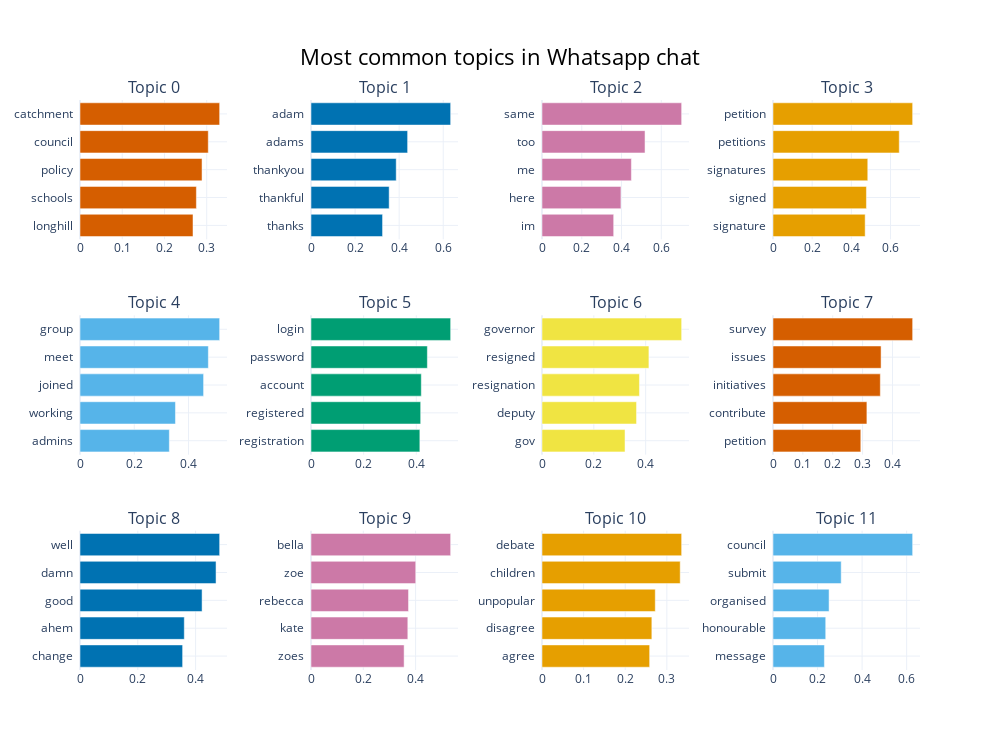

Source (notebook cell):
### Code cell
model.visualize_barchart(top_n_topics=12, title='Most common topics in Whatsapp chat')

### Figure 1 — Plotly figure (JSON) as saved in the notebook; plotly's stock layout.template omitted (floating-point values rounded to 4 significant figures)
{"data": [{"marker": {"color": "#D55E00"}, "orientation": "h", "type": "bar", "x": [0.2675, 0.2755, 0.2889, 0.3037, 0.3306], "xaxis": "x", "y": ["longhill  ", "schools  ", "policy  ", "council  ", "catchment  "], "yaxis": "y"}, {"marker": {"color": "#0072B2"}, "orientation": "h", "type": "bar", "x": [0.3247, 0.3547, 0.3867, 0.4384, 0.6337], "xaxis": "x2", "y": ["thanks  ", "thankful  ", "thankyou  ", "adams  ", "adam  "], "yaxis": "y2"}, {"marker": {"color": "#CC79A7"}, "orientation": "h", "type": "bar", "x": [0.3605, 0.397, 0.4496, 0.5182, 0.7024], "xaxis": "x3", "y": ["im  ", "here  ", "me  ", "too  ", "same  "], "yaxis": "y3"}, {"marker": {"color": "#E69F00"}, "orientation": "h", "type": "bar", "x": [0.4706, 0.4771, 0.4839, 0.6447, 0.713], "xaxis": "x4", "y": ["signature  ", "signed  ", "signatures  ", "petitions  ", "petition  "], "yaxis": "y4"}, {"marker": {"color": "#56B4E9"}, "orientation": "h", "type": "bar", "x": [0.3293, 0.3519, 0.4556, 0.4732, 0.5148], "xaxis": "x5", "y": ["admins  ", "working  ", "joined  ", "meet  ", "group  "], "yaxis": "y5"}, {"marker": {"color": "#009E73"}, "orientation": "h", "type": "bar", "x": [0.4135, 0.4167, 0.4191, 0.4421, 0.5306], "xaxis": "x6", "y": ["registration  ", "registered  ", "account  ", "password  ", "login  "], "yaxis": "y6"}, {"marker": {"color": "#F0E442"}, "orientation": "h", "type": "bar", "x": [0.3204, 0.3649, 0.3761, 0.4126, 0.5389], "xaxis": "x7", "y": ["gov  ", "deputy  ", "resignation  ", "resigned  ", "governor  "], "yaxis": "y7"}, {"marker": {"color": "#D55E00"}, "orientation": "h", "type": "bar", "x": [0.294, 0.3144, 0.3594, 0.3619, 0.4676], "xaxis": "x8", "y": ["petition  ", "contribute  ", "initiatives  ", "issues  ", "survey  "], "yaxis": "y8"}, {"marker": {"color": "#0072B2"}, "orientation": "h", "type": "bar", "x": [0.3551, 0.3609, 0.4224, 0.4707, 0.4832], "xaxis": "x9", "y": ["change  ", "ahem  ", "good  ", "damn  ", "well  "], "yaxis": "y9"}, {"marker": {"color": "#CC79A7"}, "orientation": "h", "type": "bar", "x": [0.3561, 0.3702, 0.3729, 0.4005, 0.534], "xaxis": "x10", "y": ["zoes  ", "kate  ", "rebecca  ", "zoe  ", "bella  "], "yaxis": "y10"}, {"marker": {"color": "#E69F00"}, "orientation": "h", "type": "bar", "x": [0.2587, 0.264, 0.2722, 0.3321, 0.3356], "xaxis": "x11", "y": ["agree  ", "disagree  ", "unpopular  ", "children  ", "debate  "], "yaxis": "y11"}, {"marker": {"color": "#56B4E9"}, "orientation": "h", "type": "bar", "x": [0.2307, 0.2366, 0.2517, 0.3061, 0.6268], "xaxis": "x12", "y": ["message  ", "honourable  ", "organised  ", "submit  ", "council  "], "yaxis": "y12"}], "layout": {"annotations": [{"font": {"size": 16}, "showarrow": false, "text": "Topic 0", "x": 0.0875, "xanchor": "center", "xref": "paper", "y": 1, "yanchor": "bottom", "yref": "paper"}, {"font": {"size": 16}, "showarrow": false, "text": "Topic 1", "x": 0.3625, "xanchor": "center", "xref": "paper", "y": 1, "yanchor": "bottom", "yref": "paper"}, {"font": {"size": 16}, "showarrow": false, "text": "Topic 2", "x": 0.6375, "xanchor": "center", "xref": "paper", "y": 1, "yanchor": "bottom", "yref": "paper"}, {"font": {"size": 16}, "showarrow": false, "text": "Topic 3", "x": 0.9125, "xanchor": "center", "xref": "paper", "y": 1, "yanchor": "bottom", "yref": "paper"}, {"font": {"size": 16}, "showarrow": false, "text": "Topic 4", "x": 0.0875, "xanchor": "center", "xref": "paper", "y": 0.6222, "yanchor": "bottom", "yref": "paper"}, {"font": {"size": 16}, "showarrow": false, "text": "Topic 5", "x": 0.3625, "xanchor": "center", "xref": "paper", "y": 0.6222, "yanchor": "bottom", "yref": "paper"}, {"font": {"size": 16}, "showarrow": false, "text": "Topic 6", "x": 0.6375, "xanchor": "center", "xref": "paper", "y": 0.6222, "yanchor": "bottom", "yref": "paper"}, {"font": {"size": 16}, "showarrow": false, "text": "Topic 7", "x": 0.9125, "xanchor": "center", "xref": "paper", "y": 0.6222, "yanchor": "bottom", "yref": "paper"}, {"font": {"size": 16}, "showarrow": false, "text": "Topic 8", "x": 0.0875, "xanchor": "center", "xref": "paper", "y": 0.2444, "yanchor": "bottom", "yref": "paper"}, {"font": {"size": 16}, "showarrow": false, "text": "Topic 9", "x": 0.3625, "xanchor": "center", "xref": "paper", "y": 0.2444, "yanchor": "bottom", "yref": "paper"}, {"font": {"size": 16}, "showarrow": false, "text": "Topic 10", "x": 0.6375, "xanchor": "center", "xref": "paper", "y": 0.2444, "yanchor": "bottom", "yref": "paper"}, {"font": {"size": 16}, "showarrow": false, "text": "Topic 11", "x": 0.9125, "xanchor": "center", "xref": "paper", "y": 0.2444, "yanchor": "bottom", "yref": "paper"}], "height": 750, "hoverlabel": {"bgcolor": "white", "font": {"family": "Rockwell", "size": 16}}, "showlegend": false, "title": {"font": {"color": "Black", "size": 22}, "text": "Most common topics in Whatsapp chat", "x": 0.5, "xanchor": "center", "yanchor": "top"}, "width": 1000, "xaxis": {"anchor": "y", "domain": [0, 0.175], "showgrid": true}, "xaxis10": {"anchor": "y10", "domain": [0.275, 0.45], "showgrid": true}, "xaxis11": {"anchor": "y11", "domain": [0.55, 0.725], "showgrid": true}, "xaxis12": {"anchor": "y12", "domain": [0.825, 1], "showgrid": true}, "xaxis2": {"anchor": "y2", "domain": [0.275, 0.45], "showgrid": true}, "xaxis3": {"anchor": "y3", "domain": [0.55, 0.725], "showgrid": true}, "xaxis4": {"anchor": "y4", "domain": [0.825, 1], "showgrid": true}, "xaxis5": {"anchor": "y5", "domain": [0, 0.175], "showgrid": true}, "xaxis6": {"anchor": "y6", "domain": [0.275, 0.45], "showgrid": true}, "xaxis7": {"anchor": "y7", "domain": [0.55, 0.725], "showgrid": true}, "xaxis8": {"anchor": "y8", "domain": [0.825, 1], "showgrid": true}, "xaxis9": {"anchor": "y9", "domain": [0, 0.175], "showgrid": true}, "yaxis": {"anchor": "x", "domain": [0.7556, 1], "showgrid": true}, "yaxis10": {"anchor": "x10", "domain": [0, 0.2444], "showgrid": true}, "yaxis11": {"anchor": "x11", "domain": [0, 0.2444], "showgrid": true}, "yaxis12": {"anchor": "x12", "domain": [0, 0.2444], "showgrid": true}, "yaxis2": {"anchor": "x2", "domain": [0.7556, 1], "showgrid": true}, "yaxis3": {"anchor": "x3", "domain": [0.7556, 1], "showgrid": true}, "yaxis4": {"anchor": "x4", "domain": [0.7556, 1], "showgrid": true}, "yaxis5": {"anchor": "x5", "domain": [0.3778, 0.6222], "showgrid": true}, "yaxis6": {"anchor": "x6", "domain": [0.3778, 0.6222], "showgrid": true}, "yaxis7": {"anchor": "x7", "domain": [0.3778, 0.6222], "showgrid": true}, "yaxis8": {"anchor": "x8", "domain": [0.3778, 0.6222], "showgrid": true}, "yaxis9": {"anchor": "x9", "domain": [0, 0.2444], "showgrid": true}}}
